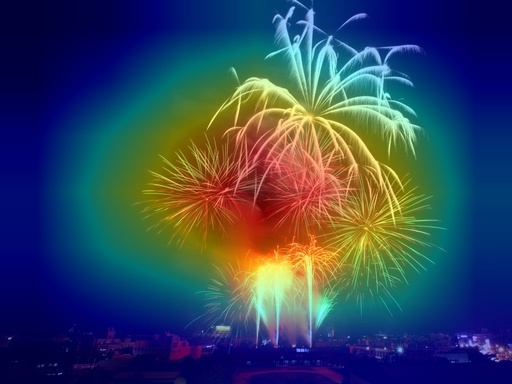
#> input picture backend/ml/artifacts/gradcam/gradcam_example.jpg, 512 x 384 px
$ python -i image_analyzer.py   (imports and definitions only)   (older library calls are emulated)
#> lines starting #> are read from the running program, lines starting #| are printed output that depends on the picture
from io import BytesIO
from typing import Any

import cv2
import numpy as np
from PIL import Image


def decode_image(image_bytes: bytes) -> np.ndarray:
    """
    Decode image bytes into a BGR OpenCV image.
    """

    array = np.frombuffer(
        image_bytes,
        dtype=np.uint8,
    )

    image = cv2.imdecode(
        array,
        cv2.IMREAD_COLOR,
    )

    if image is None:
        raise ValueError(
            "Unable to decode image."
        )

    return image


# [159 lines left out: functions calculate_sharpness, calculate_brightness, calculate_contrast, calculate_noise_level, calculate_entropy, calculate_saturation and 1 more, not called in this run]


def extract_features(
    image_bytes: bytes,
) -> dict[str, Any]:
    """
    Extract all image-quality features.
    """

    image = decode_image(image_bytes)

    gray = cv2.cvtColor(
        image,
        cv2.COLOR_BGR2GRAY,
    )

    sharpness = calculate_sharpness(
        gray
    )

    brightness = calculate_brightness(
        gray
    )

    contrast = calculate_contrast(
        gray
    )

    noise_level = calculate_noise_level(
        gray
    )

    entropy = calculate_entropy(
        gray
    )

    saturation = calculate_saturation(
        image
    )

    (
        dark_pixel_ratio,
        bright_pixel_ratio,
    ) = calculate_exposure_ratios(
        gray
    )

    height, width = image.shape[:2]

    return {
        "brightness": round(
            brightness,
            4,
        ),

        "contrast": round(
            contrast,
            4,
        ),

        "sharpness": round(
            sharpness,
            4,
        ),

        "noise_level": round(
            noise_level,
            6,
        ),

        "entropy": round(
            entropy,
            4,
        ),

        "saturation": round(
            saturation,
            6,
        ),

        "dark_pixel_ratio": round(
            dark_pixel_ratio,
            6,
        ),

        "bright_pixel_ratio": round(
            bright_pixel_ratio,
            6,
        ),

        "width": width,
        "height": height,
    }

>>> import cv2
>>> picture = cv2.imread('../../ml/artifacts/gradcam/gradcam_example.jpg', cv2.IMREAD_GRAYSCALE)
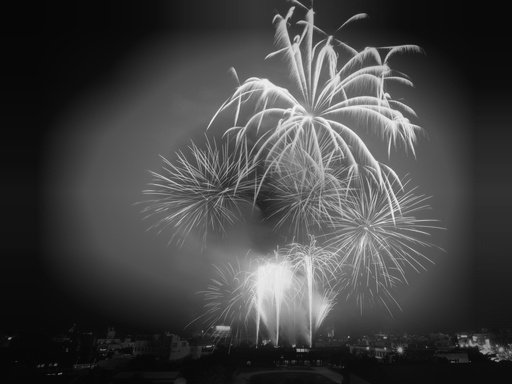
#> picture: shape (384, 512); min 3, max 247, mean 66.4
#> (the run stopped early here; a loop or call above may not have finished)
